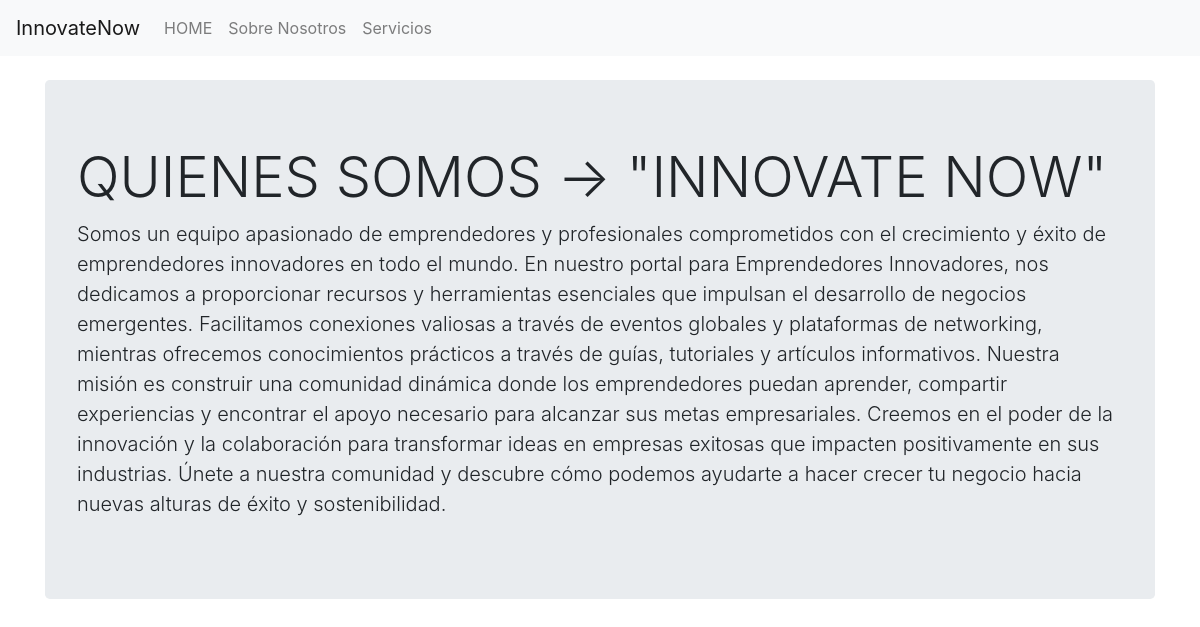
The page /about-us/ on the database its author committed.
### center/models.py (models this page shows, shortened)
class NavbarItem(models.Model):
    nombre = models.CharField(max_length=100)
    url = models.CharField(max_length=100)

class AboutUs(models.Model):
    titulo = models.CharField(max_length=100)
    contenido = models.TextField()

### center/views.py (the view)
# urls.py: path('about-us/', views.about_us, name="about_us"),
def about_us(request):
    navbar_items = NavbarItem.objects.all()
    about_us_content = AboutUs.objects.first()
    return render(request, 'center/about_us.html', {'navbar_items': navbar_items, 'about_us_content': about_us_content})

### center/templates/center/about_us.html (shortened to what this page needs)
<!DOCTYPE html>
<html lang="en">
<head>
    <link href="https://stackpath.bootstrapcdn.com/bootstrap/4.5.2/css/bootstrap.min.css" rel="stylesheet">
</head>
<body>
    <nav class="navbar navbar-expand-lg navbar-light bg-light">
        <a class="navbar-brand" href="/">InnovateNow</a>
        <div class="collapse navbar-collapse" id="navbarNav">
            <ul class="navbar-nav mr-auto">
                {% for item in navbar_items %}
                    <li class="nav-item">
                        <a class="nav-link" href="{{ item.url }}">{{ item.nombre }}</a>
                    </li>
                {% endfor %}
            </ul>
        </div>
    </nav>
    <div class="container mt-4">
        <div class="jumbotron">
            <h1 class="display-4">{{ about_us_content.titulo }}</h1>
            <p class="lead">{{ about_us_content.contenido }}</p>
        </div>
    </div>
</body>
</html>

### rows shown on the page
NavbarItem: nombre "HOME"
NavbarItem: nombre "Sobre Nosotros"
NavbarItem: nombre "Servicios"
AboutUs: titulo "QUIENES SOMOS → \"INNOVATE NOW\"", contenido "Somos un equipo apasionado de emprendedores y profesionales comprometidos con el crecimiento y éxito de emprendedores innovadores en todo el mundo. En nuestro portal para Emprendedores Innovadores, nos dedicamos a proporcionar recursos y herramientas esenciales que impulsan el desarrollo de negocios emergentes. Facilitamos conexiones valiosas a través de eventos globales y plataformas de networking, mientras ofrecemos conocimientos prácticos a través de guías, tutoriales y artículos informativos. Nuestra misión es construir una comunidad dinámica donde los emprendedores puedan aprender, compartir experiencias y encontrar el apoyo necesario para alcanzar sus metas empresariales. Creemos en…"
